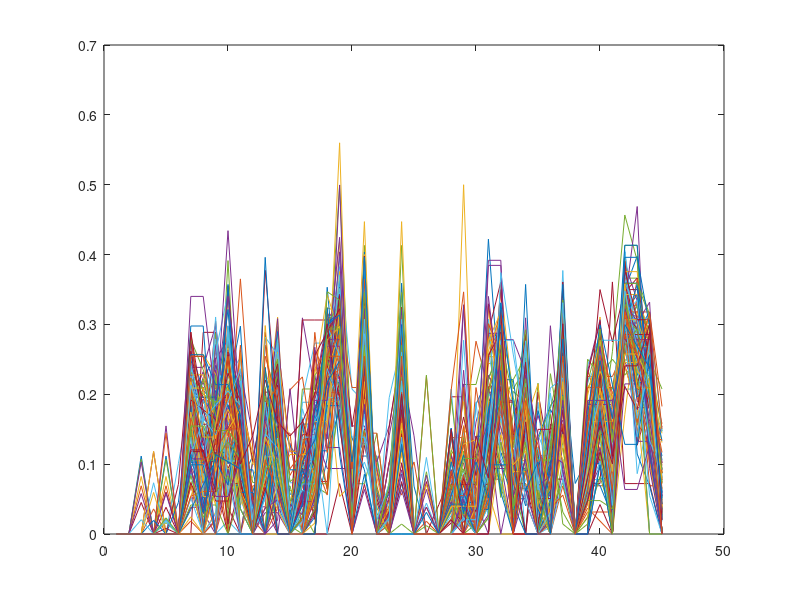
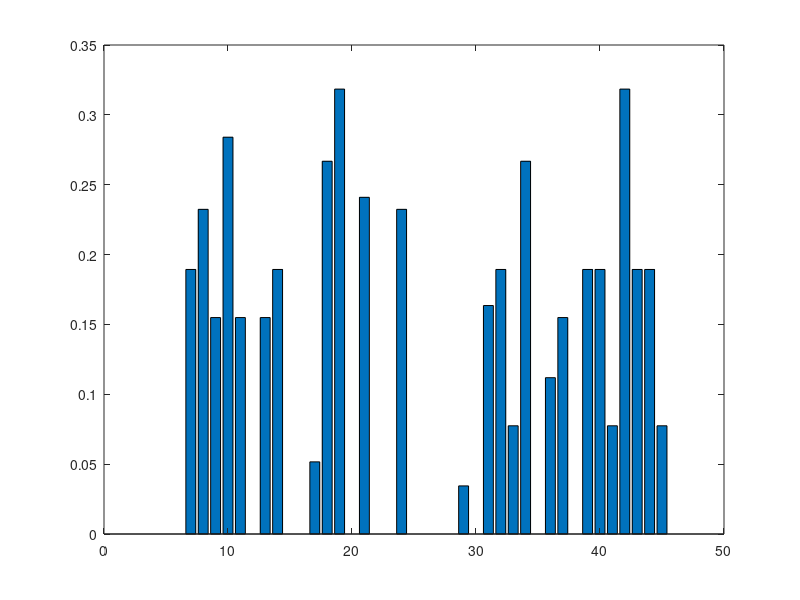

Recreate these plots in MATLAB, in order.
clear all
 load cc.txt;
 
 load ss2.txt;
xx0=cc*[ss2']
for iii=1:128
    xx1(iii,:)= xx0(iii,:)/(sqrt( xx0(iii,:)* xx0(iii,:)'));
end

plot(xx1')

save xx1 xx1
 
whos

figure
bar(xx1(4,:))


